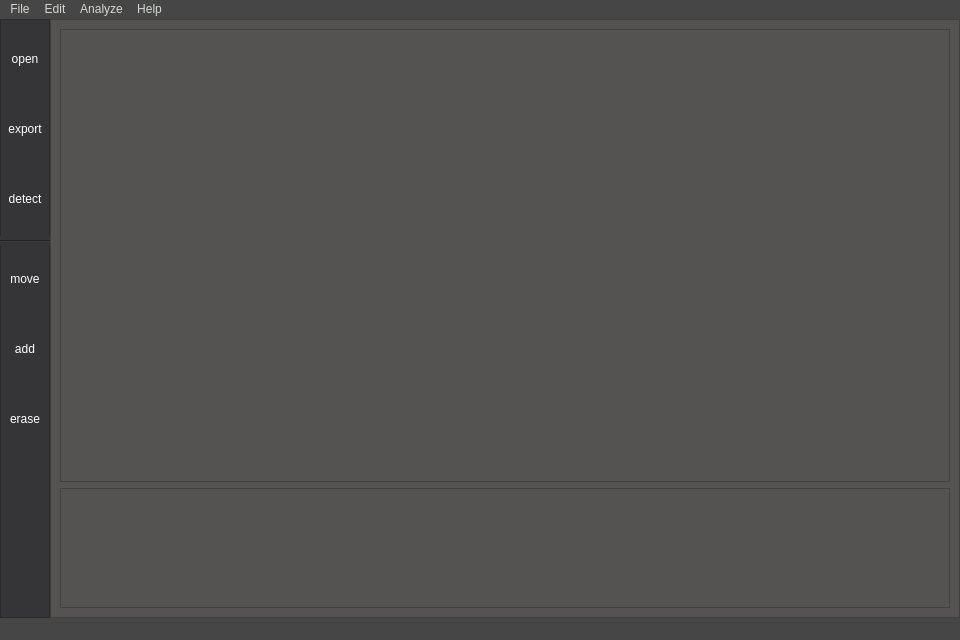
<?xml version="1.0" encoding="UTF-8"?>
<ui version="4.0">
 <class>MainWindow</class>
 <widget class="QMainWindow" name="MainWindow">
  <property name="geometry">
   <rect>
    <x>0</x>
    <y>0</y>
    <width>960</width>
    <height>640</height>
   </rect>
  </property>
  <property name="palette">
   <palette>
    <active>
     <colorrole role="WindowText">
      <brush brushstyle="SolidPattern">
       <color alpha="255">
        <red>255</red>
        <green>255</green>
        <blue>255</blue>
       </color>
      </brush>
     </colorrole>
     <colorrole role="Button">
      <brush brushstyle="SolidPattern">
       <color alpha="255">
        <red>84</red>
        <green>83</green>
        <blue>81</blue>
       </color>
      </brush>
     </colorrole>
     <colorrole role="Light">
      <brush brushstyle="SolidPattern">
       <color alpha="255">
        <red>126</red>
        <green>125</green>
        <blue>122</blue>
       </color>
      </brush>
     </colorrole>
     <colorrole role="Midlight">
      <brush brushstyle="SolidPattern">
       <color alpha="255">
        <red>105</red>
        <green>104</green>
        <blue>101</blue>
       </color>
      </brush>
     </colorrole>
     <colorrole role="Dark">
      <brush brushstyle="SolidPattern">
       <color alpha="255">
        <red>42</red>
        <green>42</green>
        <blue>41</blue>
       </color>
      </brush>
     </colorrole>
     <colorrole role="Mid">
      <brush brushstyle="SolidPattern">
       <color alpha="255">
        <red>56</red>
        <green>56</green>
        <blue>54</blue>
       </color>
      </brush>
     </colorrole>
     <colorrole role="Text">
      <brush brushstyle="SolidPattern">
       <color alpha="255">
        <red>255</red>
        <green>255</green>
        <blue>255</blue>
       </color>
      </brush>
     </colorrole>
     <colorrole role="BrightText">
      <brush brushstyle="SolidPattern">
       <color alpha="255">
        <red>255</red>
        <green>255</green>
        <blue>255</blue>
       </color>
      </brush>
     </colorrole>
     <colorrole role="ButtonText">
      <brush brushstyle="SolidPattern">
       <color alpha="255">
        <red>255</red>
        <green>255</green>
        <blue>255</blue>
       </color>
      </brush>
     </colorrole>
     <colorrole role="Base">
      <brush brushstyle="SolidPattern">
       <color alpha="255">
        <red>0</red>
        <green>0</green>
        <blue>0</blue>
       </color>
      </brush>
     </colorrole>
     <colorrole role="Window">
      <brush brushstyle="SolidPattern">
       <color alpha="255">
        <red>84</red>
        <green>83</green>
        <blue>81</blue>
       </color>
      </brush>
     </colorrole>
     <colorrole role="Shadow">
      <brush brushstyle="SolidPattern">
       <color alpha="255">
        <red>0</red>
        <green>0</green>
        <blue>0</blue>
       </color>
      </brush>
     </colorrole>
     <colorrole role="Highlight">
      <brush brushstyle="SolidPattern">
       <color alpha="255">
        <red>94</red>
        <green>59</green>
        <blue>99</blue>
       </color>
      </brush>
     </colorrole>
     <colorrole role="AlternateBase">
      <brush brushstyle="SolidPattern">
       <color alpha="255">
        <red>42</red>
        <green>41</green>
        <blue>40</blue>
       </color>
      </brush>
     </colorrole>
     <colorrole role="ToolTipBase">
      <brush brushstyle="SolidPattern">
       <color alpha="255">
        <red>255</red>
        <green>255</green>
        <blue>220</blue>
       </color>
      </brush>
     </colorrole>
     <colorrole role="ToolTipText">
      <brush brushstyle="SolidPattern">
       <color alpha="255">
        <red>0</red>
        <green>0</green>
        <blue>0</blue>
       </color>
      </brush>
     </colorrole>
     <colorrole role="PlaceholderText">
      <brush brushstyle="SolidPattern">
       <color alpha="128">
        <red>255</red>
        <green>255</green>
        <blue>255</blue>
       </color>
      </brush>
     </colorrole>
    </active>
    <inactive>
     <colorrole role="WindowText">
      <brush brushstyle="SolidPattern">
       <color alpha="255">
        <red>255</red>
        <green>255</green>
        <blue>255</blue>
       </color>
      </brush>
     </colorrole>
     <colorrole role="Button">
      <brush brushstyle="SolidPattern">
       <color alpha="255">
        <red>84</red>
        <green>83</green>
        <blue>81</blue>
       </color>
      </brush>
     </colorrole>
     <colorrole role="Light">
      <brush brushstyle="SolidPattern">
       <color alpha="255">
        <red>126</red>
        <green>125</green>
        <blue>122</blue>
       </color>
      </brush>
     </colorrole>
     <colorrole role="Midlight">
      <brush brushstyle="SolidPattern">
       <color alpha="255">
        <red>105</red>
        <green>104</green>
        <blue>101</blue>
       </color>
      </brush>
     </colorrole>
     <colorrole role="Dark">
      <brush brushstyle="SolidPattern">
       <color alpha="255">
        <red>42</red>
        <green>42</green>
        <blue>41</blue>
       </color>
      </brush>
     </colorrole>
     <colorrole role="Mid">
      <brush brushstyle="SolidPattern">
       <color alpha="255">
        <red>56</red>
        <green>56</green>
        <blue>54</blue>
       </color>
      </brush>
     </colorrole>
     <colorrole role="Text">
      <brush brushstyle="SolidPattern">
       <color alpha="255">
        <red>255</red>
        <green>255</green>
        <blue>255</blue>
       </color>
      </brush>
     </colorrole>
     <colorrole role="BrightText">
      <brush brushstyle="SolidPattern">
       <color alpha="255">
        <red>255</red>
        <green>255</green>
        <blue>255</blue>
       </color>
      </brush>
     </colorrole>
     <colorrole role="ButtonText">
      <brush brushstyle="SolidPattern">
       <color alpha="255">
        <red>255</red>
        <green>255</green>
        <blue>255</blue>
       </color>
      </brush>
     </colorrole>
     <colorrole role="Base">
      <brush brushstyle="SolidPattern">
       <color alpha="255">
        <red>0</red>
        <green>0</green>
        <blue>0</blue>
       </color>
      </brush>
     </colorrole>
     <colorrole role="Window">
      <brush brushstyle="SolidPattern">
       <color alpha="255">
        <red>84</red>
        <green>83</green>
        <blue>81</blue>
       </color>
      </brush>
     </colorrole>
     <colorrole role="Shadow">
      <brush brushstyle="SolidPattern">
       <color alpha="255">
        <red>0</red>
        <green>0</green>
        <blue>0</blue>
       </color>
      </brush>
     </colorrole>
     <colorrole role="Highlight">
      <brush brushstyle="SolidPattern">
       <color alpha="255">
        <red>94</red>
        <green>59</green>
        <blue>99</blue>
       </color>
      </brush>
     </colorrole>
     <colorrole role="AlternateBase">
      <brush brushstyle="SolidPattern">
       <color alpha="255">
        <red>42</red>
        <green>41</green>
        <blue>40</blue>
       </color>
      </brush>
     </colorrole>
     <colorrole role="ToolTipBase">
      <brush brushstyle="SolidPattern">
       <color alpha="255">
        <red>255</red>
        <green>255</green>
        <blue>220</blue>
       </color>
      </brush>
     </colorrole>
     <colorrole role="ToolTipText">
      <brush brushstyle="SolidPattern">
       <color alpha="255">
        <red>0</red>
        <green>0</green>
        <blue>0</blue>
       </color>
      </brush>
     </colorrole>
     <colorrole role="PlaceholderText">
      <brush brushstyle="SolidPattern">
       <color alpha="128">
        <red>255</red>
        <green>255</green>
        <blue>255</blue>
       </color>
      </brush>
     </colorrole>
    </inactive>
    <disabled>
     <colorrole role="WindowText">
      <brush brushstyle="SolidPattern">
       <color alpha="255">
        <red>42</red>
        <green>42</green>
        <blue>41</blue>
       </color>
      </brush>
     </colorrole>
     <colorrole role="Button">
      <brush brushstyle="SolidPattern">
       <color alpha="255">
        <red>84</red>
        <green>83</green>
        <blue>81</blue>
       </color>
      </brush>
     </colorrole>
     <colorrole role="Light">
      <brush brushstyle="SolidPattern">
       <color alpha="255">
        <red>126</red>
        <green>125</green>
        <blue>122</blue>
       </color>
      </brush>
     </colorrole>
     <colorrole role="Midlight">
      <brush brushstyle="SolidPattern">
       <color alpha="255">
        <red>105</red>
        <green>104</green>
        <blue>101</blue>
       </color>
      </brush>
     </colorrole>
     <colorrole role="Dark">
      <brush brushstyle="SolidPattern">
       <color alpha="255">
        <red>42</red>
        <green>42</green>
        <blue>41</blue>
       </color>
      </brush>
     </colorrole>
     <colorrole role="Mid">
      <brush brushstyle="SolidPattern">
       <color alpha="255">
        <red>56</red>
        <green>56</green>
        <blue>54</blue>
       </color>
      </brush>
     </colorrole>
     <colorrole role="Text">
      <brush brushstyle="SolidPattern">
       <color alpha="255">
        <red>42</red>
        <green>42</green>
        <blue>41</blue>
       </color>
      </brush>
     </colorrole>
     <colorrole role="BrightText">
      <brush brushstyle="SolidPattern">
       <color alpha="255">
        <red>255</red>
        <green>255</green>
        <blue>255</blue>
       </color>
      </brush>
     </colorrole>
     <colorrole role="ButtonText">
      <brush brushstyle="SolidPattern">
       <color alpha="255">
        <red>42</red>
        <green>42</green>
        <blue>41</blue>
       </color>
      </brush>
     </colorrole>
     <colorrole role="Base">
      <brush brushstyle="SolidPattern">
       <color alpha="255">
        <red>84</red>
        <green>83</green>
        <blue>81</blue>
       </color>
      </brush>
     </colorrole>
     <colorrole role="Window">
      <brush brushstyle="SolidPattern">
       <color alpha="255">
        <red>84</red>
        <green>83</green>
        <blue>81</blue>
       </color>
      </brush>
     </colorrole>
     <colorrole role="Shadow">
      <brush brushstyle="SolidPattern">
       <color alpha="255">
        <red>0</red>
        <green>0</green>
        <blue>0</blue>
       </color>
      </brush>
     </colorrole>
     <colorrole role="Highlight">
      <brush brushstyle="SolidPattern">
       <color alpha="255">
        <red>145</red>
        <green>145</green>
        <blue>145</blue>
       </color>
      </brush>
     </colorrole>
     <colorrole role="AlternateBase">
      <brush brushstyle="SolidPattern">
       <color alpha="255">
        <red>84</red>
        <green>83</green>
        <blue>81</blue>
       </color>
      </brush>
     </colorrole>
     <colorrole role="ToolTipBase">
      <brush brushstyle="SolidPattern">
       <color alpha="255">
        <red>255</red>
        <green>255</green>
        <blue>220</blue>
       </color>
      </brush>
     </colorrole>
     <colorrole role="ToolTipText">
      <brush brushstyle="SolidPattern">
       <color alpha="255">
        <red>0</red>
        <green>0</green>
        <blue>0</blue>
       </color>
      </brush>
     </colorrole>
     <colorrole role="PlaceholderText">
      <brush brushstyle="SolidPattern">
       <color alpha="128">
        <red>255</red>
        <green>255</green>
        <blue>255</blue>
       </color>
      </brush>
     </colorrole>
    </disabled>
   </palette>
  </property>
  <property name="windowTitle">
   <string>MainWindow</string>
  </property>
  <widget class="QWidget" name="centralwidget">
   <layout class="QHBoxLayout" name="horizontalLayout">
    <property name="spacing">
     <number>0</number>
    </property>
    <property name="leftMargin">
     <number>0</number>
    </property>
    <property name="topMargin">
     <number>0</number>
    </property>
    <property name="rightMargin">
     <number>0</number>
    </property>
    <property name="bottomMargin">
     <number>0</number>
    </property>
    <item>
     <layout class="QHBoxLayout" name="main_layout">
      <item>
       <widget class="QFrame" name="action_bar">
        <property name="sizePolicy">
         <sizepolicy hsizetype="Fixed" vsizetype="Expanding">
          <horstretch>0</horstretch>
          <verstretch>0</verstretch>
         </sizepolicy>
        </property>
        <property name="minimumSize">
         <size>
          <width>50</width>
          <height>440</height>
         </size>
        </property>
        <property name="styleSheet">
         <string notr="true">background-color:rgb(53, 53, 55)</string>
        </property>
        <property name="frameShape">
         <enum>QFrame::StyledPanel</enum>
        </property>
        <property name="frameShadow">
         <enum>QFrame::Plain</enum>
        </property>
        <property name="lineWidth">
         <number>0</number>
        </property>
        <widget class="QToolButton" name="open_button">
         <property name="geometry">
          <rect>
           <x>1</x>
           <y>10</y>
           <width>48</width>
           <height>60</height>
          </rect>
         </property>
         <property name="autoFillBackground">
          <bool>false</bool>
         </property>
         <property name="styleSheet">
          <string notr="true">color:rgb(255, 255, 255)</string>
         </property>
         <property name="text">
          <string>open</string>
         </property>
         <property name="icon">
          <iconset>
           <normaloff>open.png</normaloff>open.png</iconset>
         </property>
         <property name="iconSize">
          <size>
           <width>32</width>
           <height>32</height>
          </size>
         </property>
         <property name="toolButtonStyle">
          <enum>Qt::ToolButtonTextUnderIcon</enum>
         </property>
         <property name="autoRaise">
          <bool>true</bool>
         </property>
        </widget>
        <widget class="QToolButton" name="export_button">
         <property name="geometry">
          <rect>
           <x>1</x>
           <y>80</y>
           <width>48</width>
           <height>60</height>
          </rect>
         </property>
         <property name="autoFillBackground">
          <bool>false</bool>
         </property>
         <property name="styleSheet">
          <string notr="true">color:rgb(255, 255, 255)</string>
         </property>
         <property name="text">
          <string>export</string>
         </property>
         <property name="icon">
          <iconset>
           <normaloff>export.png</normaloff>export.png</iconset>
         </property>
         <property name="iconSize">
          <size>
           <width>32</width>
           <height>32</height>
          </size>
         </property>
         <property name="toolButtonStyle">
          <enum>Qt::ToolButtonTextUnderIcon</enum>
         </property>
         <property name="autoRaise">
          <bool>true</bool>
         </property>
        </widget>
        <widget class="QToolButton" name="detect_button">
         <property name="geometry">
          <rect>
           <x>1</x>
           <y>150</y>
           <width>48</width>
           <height>60</height>
          </rect>
         </property>
         <property name="autoFillBackground">
          <bool>false</bool>
         </property>
         <property name="styleSheet">
          <string notr="true">color:rgb(255, 255, 255)</string>
         </property>
         <property name="text">
          <string>detect</string>
         </property>
         <property name="icon">
          <iconset>
           <normaloff>detect.png</normaloff>detect.png</iconset>
         </property>
         <property name="iconSize">
          <size>
           <width>32</width>
           <height>32</height>
          </size>
         </property>
         <property name="toolButtonStyle">
          <enum>Qt::ToolButtonTextUnderIcon</enum>
         </property>
         <property name="autoRaise">
          <bool>true</bool>
         </property>
        </widget>
        <widget class="QToolButton" name="toolButton_9">
         <property name="geometry">
          <rect>
           <x>1</x>
           <y>230</y>
           <width>48</width>
           <height>60</height>
          </rect>
         </property>
         <property name="autoFillBackground">
          <bool>false</bool>
         </property>
         <property name="styleSheet">
          <string notr="true">color:rgb(255, 255, 255)</string>
         </property>
         <property name="text">
          <string>move</string>
         </property>
         <property name="icon">
          <iconset>
           <normaloff>pointer.png</normaloff>pointer.png</iconset>
         </property>
         <property name="iconSize">
          <size>
           <width>32</width>
           <height>32</height>
          </size>
         </property>
         <property name="toolButtonStyle">
          <enum>Qt::ToolButtonTextUnderIcon</enum>
         </property>
         <property name="autoRaise">
          <bool>true</bool>
         </property>
        </widget>
        <widget class="QToolButton" name="add_button">
         <property name="geometry">
          <rect>
           <x>1</x>
           <y>300</y>
           <width>48</width>
           <height>60</height>
          </rect>
         </property>
         <property name="autoFillBackground">
          <bool>false</bool>
         </property>
         <property name="styleSheet">
          <string notr="true">color:rgb(255, 255, 255)</string>
         </property>
         <property name="text">
          <string>add</string>
         </property>
         <property name="icon">
          <iconset>
           <normaloff>add.png</normaloff>add.png</iconset>
         </property>
         <property name="iconSize">
          <size>
           <width>32</width>
           <height>32</height>
          </size>
         </property>
         <property name="toolButtonStyle">
          <enum>Qt::ToolButtonTextUnderIcon</enum>
         </property>
         <property name="autoRaise">
          <bool>true</bool>
         </property>
        </widget>
        <widget class="QToolButton" name="erase_button">
         <property name="geometry">
          <rect>
           <x>1</x>
           <y>370</y>
           <width>48</width>
           <height>60</height>
          </rect>
         </property>
         <property name="autoFillBackground">
          <bool>false</bool>
         </property>
         <property name="styleSheet">
          <string notr="true">color:rgb(255, 255, 255)</string>
         </property>
         <property name="text">
          <string>erase</string>
         </property>
         <property name="icon">
          <iconset>
           <normaloff>erase.png</normaloff>erase.png</iconset>
         </property>
         <property name="iconSize">
          <size>
           <width>32</width>
           <height>32</height>
          </size>
         </property>
         <property name="toolButtonStyle">
          <enum>Qt::ToolButtonTextUnderIcon</enum>
         </property>
         <property name="autoRaise">
          <bool>true</bool>
         </property>
        </widget>
        <widget class="Line" name="line">
         <property name="geometry">
          <rect>
           <x>0</x>
           <y>217</y>
           <width>50</width>
           <height>10</height>
          </rect>
         </property>
         <property name="orientation">
          <enum>Qt::Horizontal</enum>
         </property>
        </widget>
       </widget>
      </item>
      <item>
       <widget class="QFrame" name="center_frame">
        <property name="minimumSize">
         <size>
          <width>25</width>
          <height>120</height>
         </size>
        </property>
        <property name="frameShape">
         <enum>QFrame::StyledPanel</enum>
        </property>
        <property name="frameShadow">
         <enum>QFrame::Raised</enum>
        </property>
        <layout class="QVBoxLayout" name="verticalLayout">
         <item>
          <widget class="QFrame" name="canvas_frame">
           <property name="frameShape">
            <enum>QFrame::StyledPanel</enum>
           </property>
           <property name="frameShadow">
            <enum>QFrame::Raised</enum>
           </property>
          </widget>
         </item>
         <item>
          <widget class="QScrollArea" name="file_scrollarea">
           <property name="sizePolicy">
            <sizepolicy hsizetype="Expanding" vsizetype="Fixed">
             <horstretch>0</horstretch>
             <verstretch>0</verstretch>
            </sizepolicy>
           </property>
           <property name="minimumSize">
            <size>
             <width>0</width>
             <height>120</height>
            </size>
           </property>
           <property name="widgetResizable">
            <bool>true</bool>
           </property>
           <widget class="QWidget" name="scrollAreaWidgetContents">
            <property name="geometry">
             <rect>
              <x>0</x>
              <y>0</y>
              <width>880</width>
              <height>118</height>
             </rect>
            </property>
           </widget>
          </widget>
         </item>
        </layout>
       </widget>
      </item>
     </layout>
    </item>
   </layout>
  </widget>
  <widget class="QMenuBar" name="menubar">
   <property name="geometry">
    <rect>
     <x>0</x>
     <y>0</y>
     <width>960</width>
     <height>19</height>
    </rect>
   </property>
   <property name="styleSheet">
    <string notr="true">background-color:rgb(70, 70, 70);
color:rgb(211, 215, 207);</string>
   </property>
   <widget class="QMenu" name="menuFile">
    <property name="title">
     <string>File</string>
    </property>
    <addaction name="actionOpen_File"/>
    <addaction name="actionOpen_Folder"/>
    <addaction name="actionExport"/>
    <addaction name="actionExport_As"/>
    <addaction name="actionExport_All"/>
    <addaction name="actionClose"/>
    <addaction name="actionClose_All"/>
    <addaction name="actionExit"/>
    <addaction name="separator"/>
   </widget>
   <widget class="QMenu" name="menuEdit">
    <property name="title">
     <string>Edit</string>
    </property>
   </widget>
   <widget class="QMenu" name="menuAnalyze">
    <property name="title">
     <string>Analyze</string>
    </property>
   </widget>
   <widget class="QMenu" name="menuHelp">
    <property name="title">
     <string>Help</string>
    </property>
   </widget>
   <addaction name="menuFile"/>
   <addaction name="menuEdit"/>
   <addaction name="menuAnalyze"/>
   <addaction name="menuHelp"/>
  </widget>
  <widget class="QStatusBar" name="statusbar">
   <property name="styleSheet">
    <string notr="true">background-color:rgb(70, 70, 70);
color:rgb(255, 255, 255)</string>
   </property>
  </widget>
  <action name="actionOpen_File">
   <property name="text">
    <string>Open File...</string>
   </property>
  </action>
  <action name="actionOpen_Folder">
   <property name="text">
    <string>Open Folder...</string>
   </property>
  </action>
  <action name="actionExport">
   <property name="text">
    <string>Export</string>
   </property>
  </action>
  <action name="actionExport_As">
   <property name="text">
    <string>Export As...</string>
   </property>
  </action>
  <action name="actionExport_All">
   <property name="text">
    <string>Export All</string>
   </property>
  </action>
  <action name="actionClose">
   <property name="text">
    <string>Close</string>
   </property>
  </action>
  <action name="actionClose_All">
   <property name="text">
    <string>Close All</string>
   </property>
  </action>
  <action name="actionExit">
   <property name="text">
    <string>Exit</string>
   </property>
  </action>
 </widget>
 <resources/>
 <connections/>
</ui>
